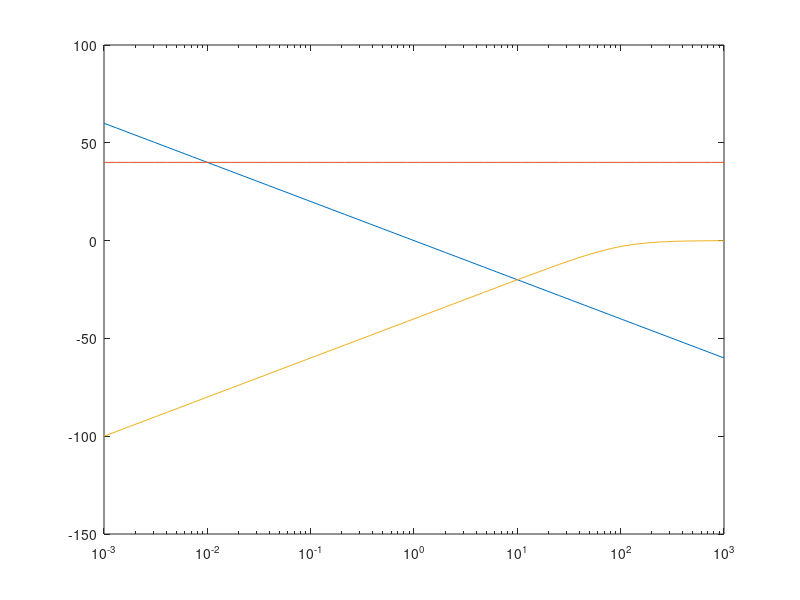

Here is the MATLAB script that generated this plot:
clc
close all;
clear all;
%%%%%%%%%%%%       Integrator    (-20db/decade)              %%%%%
%%    Transfer function of integrator =1/s  ,so numarator= 1*s^0 and 
%%%%  denominator =s=1*s^1+0*s^0 , So zero=[1] and pole=[1 0]

zero=[1];
pole=[1 0];
omega=logspace(-3,3);%Omega= 10^-3 to 10^3
g=freqs(zero,pole,omega);%Calculate the value of frequency response of the transfer function
semilogx(omega,20*log10(abs(g)));% plot the absulate value of frequency response
hold on;



%%%%% Proportional Part %%%%%%%%
clc;
clear all;

Kp=100;% Proportional Gain

zero=[Kp];
pole=[1];
omega=logspace(-3,3);%Omega= 10^-3 to 10^3
g=freqs(zero,pole,omega);%Calculate the value of frequency response of the transfer function
semilogx(omega,20*log10(abs(g)));% plot the absulate value of frequency respons
hold on;

%%%%%% Derivative  (+20DB/Decade)  G(s)=s/s+a  ; Because G(s)=s is
%%%%%% Unimplementable                                      %%%%%%%%%%%%%%

clc;
clear all;

a=100;% Proportional Gain

zero=[1 0]; %% s=1*s^1+0*s^0
pole=[1 a];%% s+a=1*s^1+a*s^0
omega=logspace(-3,3);%Omega= 10^-3 to 10^3
g=freqs(zero,pole,omega);%Calculate the value of frequency response of the transfer function
semilogx(omega,20*log10(abs(g)));% plot the absulate value of frequency respons

